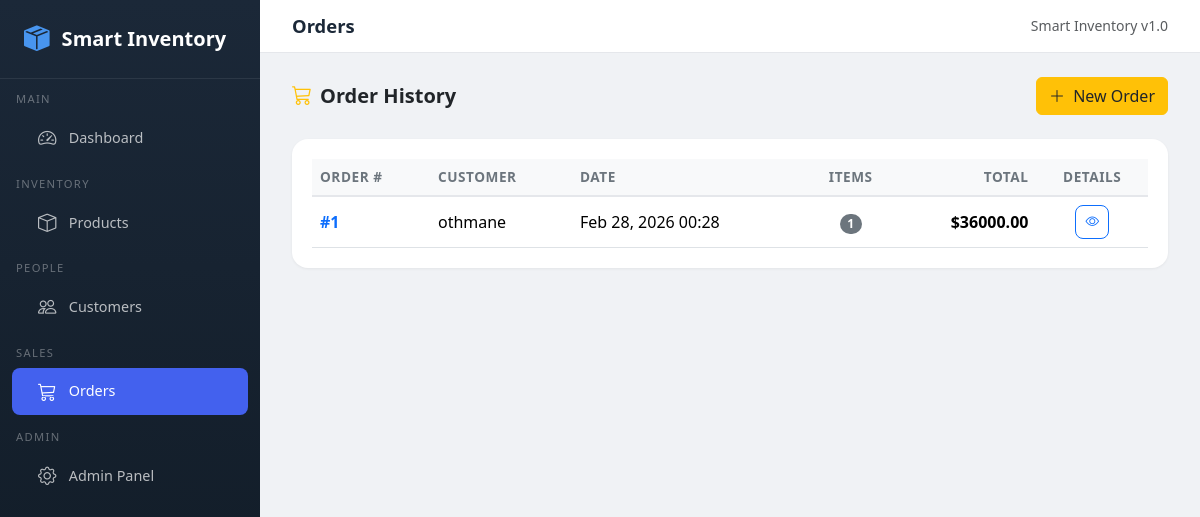
Screenshot of /orders/ with the database file from the repository.
### inventory/models.py (models this page shows, shortened)
class Order(models.Model):
    customer = models.ForeignKey(
        Customer, on_delete=models.CASCADE, related_name="orders"
    )
    order_date = models.DateTimeField(auto_now_add=True)
    created_at = models.DateTimeField(auto_now_add=True)
    class Meta:
        db_table = "orders"
        ordering = ["-order_date"]
    def calculate_total(self) -> float:
        return sum(item.get_subtotal() for item in self.items.all())

class Customer(models.Model):
    name = models.CharField(max_length=200)
    email = models.EmailField(max_length=254, unique=True, validators=[EmailValidator()])
    created_at = models.DateTimeField(auto_now_add=True)
    updated_at = models.DateTimeField(auto_now=True)
    class Meta:
        db_table = "customers"
        ordering = ["name"]

class OrderItem(models.Model):
    order = models.ForeignKey(
        Order, on_delete=models.CASCADE, related_name="items"
    )
    product = models.ForeignKey(
        Product, on_delete=models.RESTRICT, related_name="order_items"
    )
    quantity = models.PositiveIntegerField(validators=[MinValueValidator(1)])
    unit_price = models.DecimalField(max_digits=10, decimal_places=2)
    class Meta:
        db_table = "order_items"
    def get_subtotal(self) -> float:
        return float(self.unit_price) * self.quantity

### inventory/views.py (the view)
# urls.py: path("orders/", views.order_list, name="order_list"),
def order_list(request):
    orders = Order.objects.select_related("customer").prefetch_related("items__product")
    return render(request, "inventory/order_list.html", {"orders": orders})

### templates/inventory/order_list.html (shortened to what this page needs)
{% extends "base.html" %}
{% block page_title %}Orders{% endblock %}
{% block content %}
<div class="content-section">
    <div class="d-flex align-items-center justify-content-between mb-4">
        <h5 class="fw-bold mb-0"><i class="bi bi-cart3 me-2 text-warning"></i>Order History</h5>
        <a href="{% url 'order_create' %}" class="btn btn-warning text-dark">
            <i class="bi bi-plus-lg me-1"></i> New Order
        </a>
    </div>
    <div class="table-container">
        <div class="table-responsive">
            <table class="table table-hover align-middle mb-0">
                <thead>
                    <tr>
                        <th>Order #</th>
                        <th>Customer</th>
                        <th>Date</th>
                        <th class="text-center">Items</th>
                        <th class="text-end">Total</th>
                        <th class="text-center">Details</th>
                    </tr>
                </thead>
                <tbody>
                    {% for order in orders %}
                    <tr>
                        <td class="fw-semibold">
                            <a href="{% url 'order_detail' order.pk %}" class="text-decoration-none">#{{ order.pk }}</a>
                        </td>
                        <td>{{ order.customer.name }}</td>
                        <td>{{ order.order_date|date:"M d, Y H:i" }}</td>
                        <td class="text-center">
                            <span class="badge bg-secondary rounded-pill">{{ order.items.count }}</span>
                        </td>
                        <td class="text-end fw-semibold">${{ order.calculate_total|floatformat:2 }}</td>
                        <td class="text-center">
                            <a href="{% url 'order_detail' order.pk %}" class="btn btn-sm btn-outline-primary btn-action" title="View">
                                <i class="bi bi-eye"></i>
                            </a>
                        </td>
                    </tr>
                    {% endfor %}
                </tbody>
            </table>
        </div>
    </div>
</div>
{% endblock %}

### templates/base.html (style rules this page uses)
:root { --si-primary: #4361ee; --si-secondary: #3f37c9; --si-accent: #4895ef; --si-success: #06d6a0; --si-warning: #ffd166; --si-danger: #ef476f; --si-dark: #1b2838; --si-sidebar-width: 260px; }
body { font-family: 'Segoe UI', system-ui, -apple-system, sans-serif; background: #f0f2f5; min-height: 100vh; }
.content-section { padding: 1.5rem 2rem; }
.table-container { background: #fff; border-radius: 1rem; padding: 1.25rem; box-shadow: 0 1px 3px rgba(0,0,0,.06); }
.table thead th { background: #f8f9fa; font-weight: 600; font-size: .85rem; text-transform: uppercase; letter-spacing: .04em; color: #6c757d; border-bottom: 2px solid #e5e7eb; }
.btn-action { width: 34px; height: 34px; display: inline-flex; align-items: center; justify-content: center; border-radius: .5rem; padding: 0; font-size: .85rem; }

### rows the page displays
Order: pk "1", customer.name "othmane", order_date "Feb 28, 2026 00:28", items.count "1", calculate_total "36000.00"
